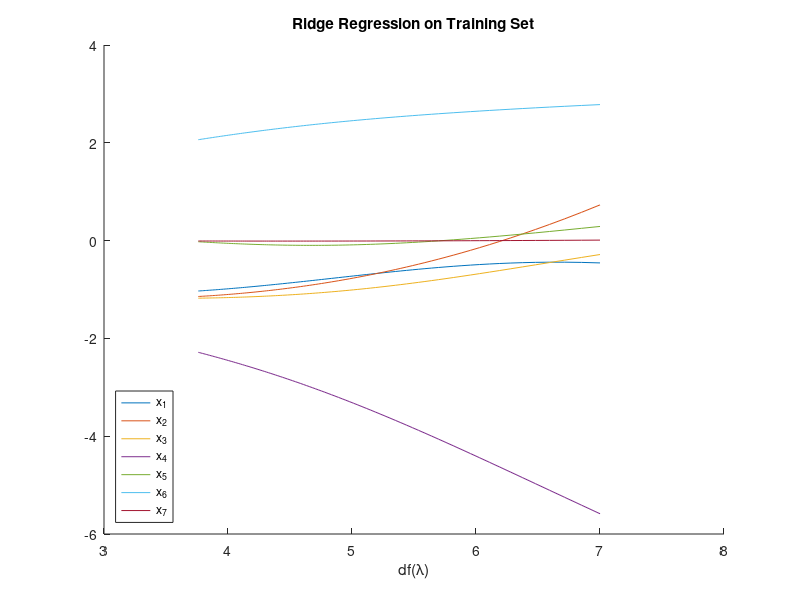

MATLAB code for this plot: (Note: this script raises an error after producing the figure.)
%pthorderridgeregressionstandardized.m
% Johnny C. Li jcl2222@columbia.edu
% This is the modified version of Assignment1RidgeRegression.m to include
% 2nd and 3rd order fit. RMSE against lambda is plotted.

%Load x data from file
global x_train_data;
x_train_data=csvread('X_train.csv',0,0);

%Load y data from file
y_train_data=csvread('y_train.csv',0,0);
y_train_response=y_train_data(:,1);

%Creates function to find the Wrr
wrr = @(lambda,y,X,dim) inv(lambda*eye(dim)+X'*X)*X'*y;
df = @(lambda,X) trace(X*inv((X'*X+lambda*eye(7)))*X');

%Initialize empty matrix for data storage.
wrrmatrix = [];
wrrmatrixquad =[];
wrrmatrixcubic = [];
dfmatrix = [];

global x_train_data_quad;
global x_train_data_cubic;

%Find mean and stdev of quadratic terms
mmeanquad=mean(x_train_data(:,[1:6]).^2);
mstdquad=std(x_train_data(:,[1:6]).^2,0,1);

%Find mean and stdev of cubic terms
mmeancubic=mean(x_train_data(:,[1:6]).^3);
mstdcubic=std(x_train_data(:,[1:6]).^3,0,1);

%Standardized
quadfeatures = x_train_data(:,[1:6]).^2-repmat(mmeanquad,size(x_train_data(:,[1:6]).^2,1),1);
quadfeatures = quadfeatures./repmat(mstdquad,size(quadfeatures,1),1);

cubicfeatures = x_train_data(:,[1:6]).^3-repmat(mmeancubic,size(x_train_data(:,[1:6]).^3,1),1);
cubicfeatures = cubicfeatures./repmat(mstdcubic,size(cubicfeatures,1),1);

x_train_data_quad = [x_train_data quadfeatures];
x_train_data_cubic = [x_train_data quadfeatures cubicfeatures];
%For loop to calculate df and wrr at 5000 lambda and write to matrix.

for lam= 0:100
    xtt=wrr(lam,y_train_data,x_train_data,7);
    xttquad=wrr(lam,y_train_data,x_train_data_quad,13);
    xttcubic=wrr(lam,y_train_data,x_train_data_cubic,19);
    dft=df(lam,x_train_data);
    wrrmatrix = [wrrmatrix xtt];
    wrrmatrixquad = [wrrmatrixquad xttquad];
    wrrmatrixcubic = [wrrmatrixcubic xttcubic];
    dfmatrix = [dfmatrix dft];
end

%Organize the results for plotting
combdata = [dfmatrix' wrrmatrix'];

%Plot out the result
figure
hold on
title('Ridge Regression on Training Set')
xlabel('df(\lambda)') 
plot(combdata(:,1),combdata(:,2));
plot(combdata(:,1),combdata(:,3));
plot(combdata(:,1),combdata(:,4));
plot(combdata(:,1),combdata(:,5));
plot(combdata(:,1),combdata(:,6));
plot(combdata(:,1),combdata(:,7));
plot(combdata(:,1),combdata(:,8));
legend({'x_1','x_2','x_3','x_4','x_5','x_6','x_7'},'Location','southwest')
hold off

%Load x test data from file
global x_test_data;
x_test_data=csvread('X_test.csv',0,0);

%Find mean and stdev of quadratic terms
mmeanquadtest=mean(x_test_data(:,[1:6]).^2);
mstdquadtest=std(x_test_data(:,[1:6]).^2,0,1);

%Find mean and stdev of cubic terms
mmeancubictest=mean(x_test_data(:,[1:6]).^3);
mstdcubictest=std(x_test_data(:,[1:6]).^3,0,1);

%Standardized
quadfeaturestest = x_test_data(:,[1:6]).^2-repmat(mmeanquadtest,size(x_test_data(:,[1:6]).^2,1),1);
quadfeaturestest = quadfeaturestest./repmat(mstdquadtest,size(quadfeaturestest,1),1);

cubicfeaturestest = x_test_data(:,[1:6]).^3-repmat(mmeancubictest,size(x_test_data(:,[1:6]).^3,1),1);
cubicfeaturestest = cubicfeaturestest./repmat(mstdcubictest,size(cubicfeaturestest,1),1);

x_test_data_quad = [x_test_data quadfeaturestest];
x_test_data_cubic = [x_test_data quadfeaturestest cubicfeaturestest];



%Load y test data from file
y_test_data=csvread('y_test.csv',0,0);

%Define varialbes for storage
summatrix = [];
RMSE = [];

summatrixquad = [];
RMSEquad = [];

summatrixcubic = [];
RMSEcubic = [];

%Outer for loop to calculate RSME for 5000 lambdas.
for lam= 0:100
    %Difference between prediction and actual data
    summatrix=(x_test_data*wrrmatrix(:,lam+1)-y_test_data).^2;
    sumval = sum(summatrix,'all');
    %Calculate RSME
    RMSE = [RMSE sqrt(sumval/42)];
    
    %Quad Difference between prediction and actual data
    summatrixquad=(x_test_data_quad*wrrmatrixquad(:,lam+1)-y_test_data).^2;
    sumvalquad = sum(summatrixquad,'all');
    %Calculate RSME
    RMSEquad = [RMSEquad sqrt(sumvalquad/42)];
    
    %Cubic Difference between prediction and actual data
    summatrixcubic=(x_test_data_cubic*wrrmatrixcubic(:,lam+1)-y_test_data).^2;
    sumvalcubic = sum(summatrixcubic,'all');
    %Calculate RSME
    RMSEcubic = [RMSEcubic sqrt(sumvalcubic/42)];
    
end

%Combine data for plotting purposes
RMSEdata = [(0:1:100)' RMSE'];
RMSEdataquad = [(0:1:100)' RMSEquad'];
RMSEdatacubic = [(0:1:100)' RMSEcubic'];

%Plot out the result
figure
hold on
title('RMSE for Ridge Regression')
xlabel('\lambda') 
plot(RMSEdata(:,1),RMSEdata(:,2));
plot(RMSEdataquad(:,1),RMSEdataquad(:,2));
plot(RMSEdatacubic(:,1),RMSEdatacubic(:,2));
legend({'Linear','Quadratic','Cubic'},'Location','northeast')
hold off
